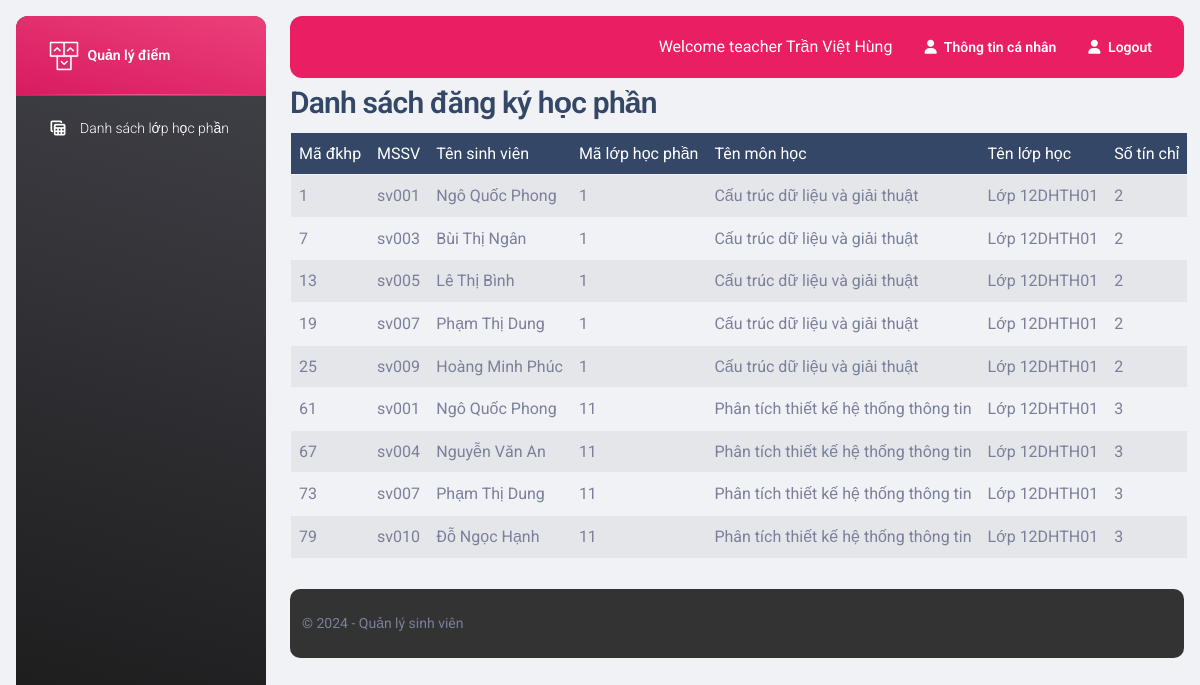
The page /qldiemsinhvien/teacher/register_index.php (signed in) on the database its author committed.
### tables this page shows
CREATE TABLE `register` (
  `register_id` int(10) NOT NULL,
  `module_id` int(10) NOT NULL,
  `student_id` varchar(10) NOT NULL,
  `test1` double(8,2) DEFAULT NULL,
  `test2` double(8,2) DEFAULT NULL,
  `mid` double(8,2) DEFAULT NULL,
  `final` double(8,2) DEFAULT NULL,
  `avg10` double(8,2) DEFAULT NULL,
  `avg4` double(8,2) DEFAULT NULL,
  `avgchar` varchar(3) DEFAULT NULL,
  `xeploai` varchar(30) DEFAULT NULL
);

CREATE TABLE `student` (
  `student_id` varchar(10) NOT NULL,
  `student_class_id` int(10) NOT NULL,
  `student_major_id` int(10) NOT NULL
);

CREATE TABLE `user` (
  `username` varchar(10) NOT NULL,
  `password` varchar(255) NOT NULL,
  `name` varchar(255) NOT NULL,
  `gender` varchar(10) NOT NULL,
  `dateofbirth` date NOT NULL,
  `email` varchar(255) NOT NULL,
  `role` varchar(255) NOT NULL,
  `token` varchar(255) DEFAULT NULL
);

CREATE TABLE `module` (
  `module_id` int(10) NOT NULL,
  `subject_id` int(10) NOT NULL,
  `teacher_id` varchar(10) NOT NULL,
  `class_id` int(10) NOT NULL,
  `credit` int(11) DEFAULT NULL,
  `semester_id` int(10) NOT NULL
);

CREATE TABLE `subject` (
  `subject_id` int(10) NOT NULL,
  `subject_name` varchar(255) NOT NULL,
  `major_id` int(10) NOT NULL,
  `credit` int(11) NOT NULL
);

CREATE TABLE `class` (
  `class_id` int(10) NOT NULL,
  `class_name` varchar(255) NOT NULL
);

### qldiemsinhvien/class/Db.php (called while the page is built, shortened)
<?php
class Db {
    public static $conn = null;
    function __construct()
    {
        Db::$conn = new PDO('mysql:host=' . HOST . '; dbname=' . DB, U, P);
        Db::$conn->query('set names utf8');
    }
    function selectQuery($sql, $params=[]) {
        $stm = Db::$conn->prepare($sql);
        $stm->execute($params);
        return $stm->fetchAll(PDO::FETCH_OBJ);
    }
}

### qldiemsinhvien/class/register.php (called while the page is built, shortened)
<?php
class register extends Db {
    function all_byteacher($id) {
        $sql = "select * from register, module, semester, student, subject, class, user
                where register.student_id = student.student_id
                and student.student_id = user.username
                and register.module_id = module.module_id
                and module.semester_id = semester.semester_id
                and module.subject_id = subject.subject_id
                and module.class_id = class.class_id
                and module.teacher_id = ?";
        return $this->selectQuery($sql, [$id]);
    }
}

### qldiemsinhvien/teacher/register_index.php (the view, shortened to what this page needs)
<?php
$register = new register();
$data = $register->all_byteacher($_SESSION['login']['1']);
?>
<?php include '../teacher/includes/header.php' ?>
<body class="g-sidenav-show  bg-gray-200">
<?php include '../teacher/includes/aside.php' ?>
<main class="main-content position-relative max-height-vh-100 h-100 border-radius-lg ">
<?php include '../teacher/includes/nav_top.php' ?>
<div class="container-fluid py-1 px-3">
<h3>Danh sách đăng ký học phần</h3>
    <table border="1" id="table" class="table table-striped">
        <thead class="table-dark">
            <tr>
                <td style="width: 10%">Mã đkhp</td>
                <td style="width: 10%">MSSV</td>
                <td style="width: 25%">Tên sinh viên</td>
                <td style="width: 10%">Mã lớp học phần</td>
                <td style="width: 20%">Tên môn học</td>
                <td style="width: 15%">Tên lớp học</td>
                <td style="width: 10%">Số tín chỉ</td>
            </tr>
        </thead>
        <tbody>
            <?php
            foreach($data as $item) {
                ?>
                <tr>
                    <td><?php echo $item->register_id ?></td>
                    <td><?php echo $item->student_id ?></td>
                    <td><?php echo $item->name ?></td>
                    <td><?php echo $item->module_id ?></td>
                    <td><?php echo $item->subject_name?></td>
                    <td><?php echo $item->class_name ?></td>
                    <td><?php echo $item->credit ?></td>
                </tr>
                <?php
            }
            ?>
        </tbody>
    </table>
</div>
<?php include '../teacher/includes/footer.php' ?>

### qldiemsinhvien/teacher/includes/header.php (style rules this page uses)
body { display: flex; flex-direction: column; min-height: 100vh; margin: 0; }
main { flex: 1; }

### rows shown on the page
register: register_id "1", student.student_id "sv001", user.name "Ngô Quốc Phong", module.module_id "1", subject.subject_name "Cấu trúc dữ liệu và giải thuật", class.class_name "Lớp 12DHTH01", subject.credit "2"
register: register_id "7", student.student_id "sv003", user.name "Bùi Thị Ngân", module.module_id "1", subject.subject_name "Cấu trúc dữ liệu và giải thuật", class.class_name "Lớp 12DHTH01", subject.credit "2"
register: register_id "13", student.student_id "sv005", user.name "Lê Thị Bình", module.module_id "1", subject.subject_name "Cấu trúc dữ liệu và giải thuật", class.class_name "Lớp 12DHTH01", subject.credit "2"
register: register_id "19", student.student_id "sv007", user.name "Phạm Thị Dung", module.module_id "1", subject.subject_name "Cấu trúc dữ liệu và giải thuật", class.class_name "Lớp 12DHTH01", subject.credit "2"
register: register_id "25", student.student_id "sv009", user.name "Hoàng Minh Phúc", module.module_id "1", subject.subject_name "Cấu trúc dữ liệu và giải thuật", class.class_name "Lớp 12DHTH01", subject.credit "2"
register: register_id "61", student.student_id "sv001", user.name "Ngô Quốc Phong", module.module_id "11", subject.subject_name "Phân tích thiết kế hệ thống thông tin", class.class_name "Lớp 12DHTH01", subject.credit "3"
register: register_id "67", student.student_id "sv004", user.name "Nguyễn Văn An", module.module_id "11", subject.subject_name "Phân tích thiết kế hệ thống thông tin", class.class_name "Lớp 12DHTH01", subject.credit "3"
register: register_id "73", student.student_id "sv007", user.name "Phạm Thị Dung", module.module_id "11", subject.subject_name "Phân tích thiết kế hệ thống thông tin", class.class_name "Lớp 12DHTH01", subject.credit "3"
register: register_id "79", student.student_id "sv010", user.name "Đỗ Ngọc Hạnh", module.module_id "11", subject.subject_name "Phân tích thiết kế hệ thống thông tin", class.class_name "Lớp 12DHTH01", subject.credit "3"

### other values the page prints
$_SESSION['login'][2] "Trần Việt Hùng"
